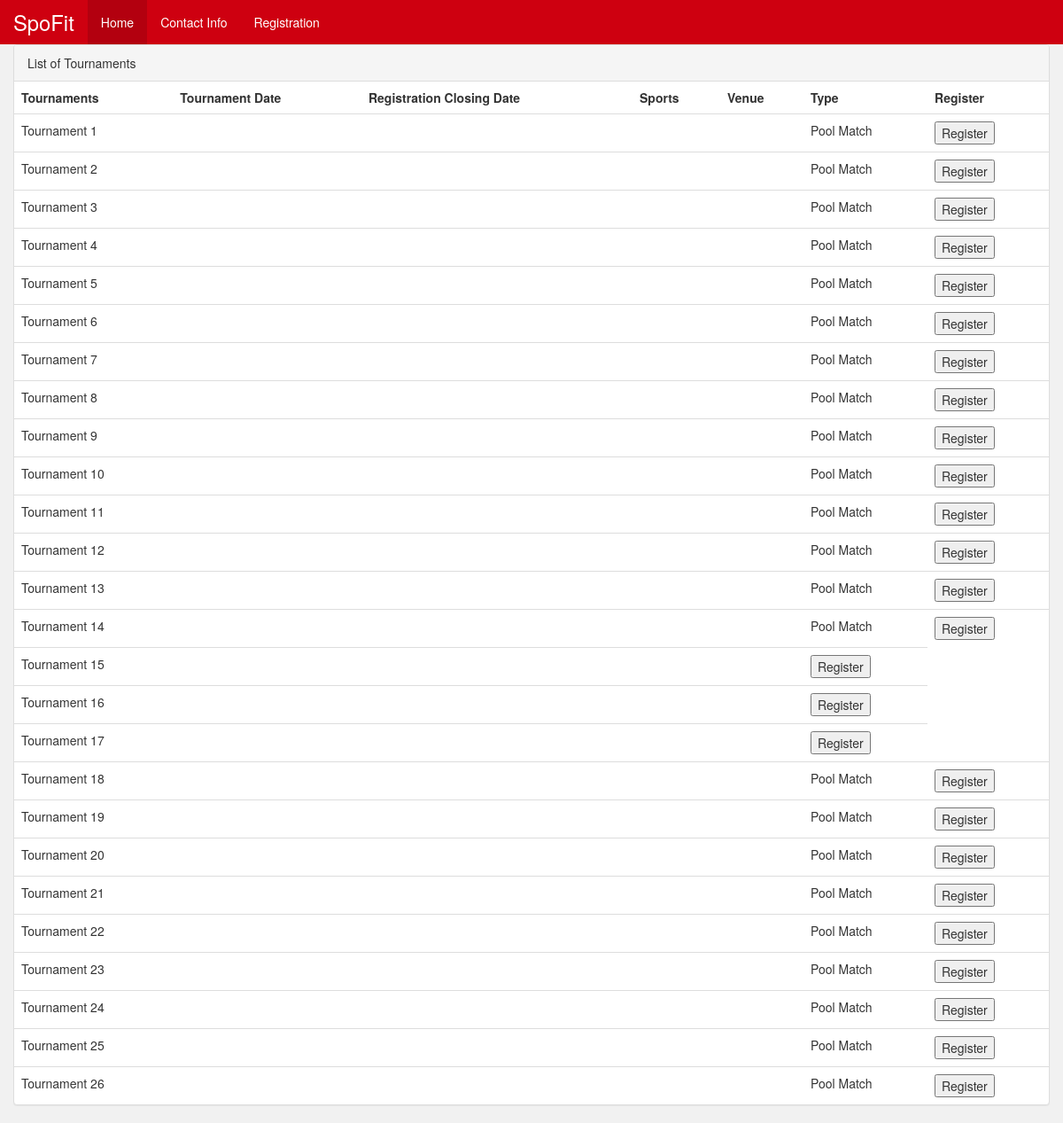
Page /view/ on the earlier database version.
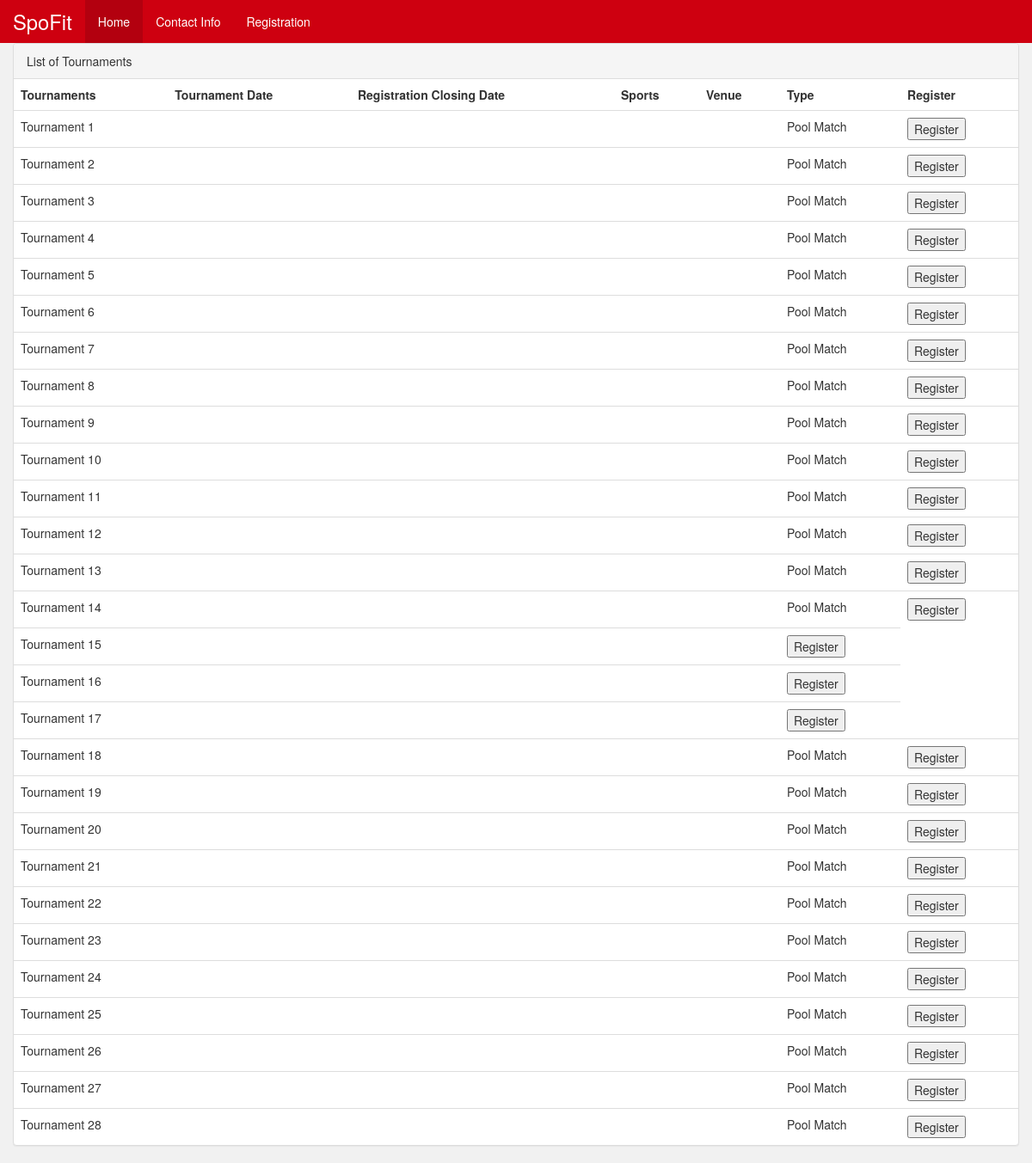
Same page on the later database version.
### home/models.py (models this page shows, shortened)
class Tournament(models.Model):
    login = models.ForeignKey(UserWrapper, on_delete=models.CASCADE)
    matches_per_day = models.PositiveIntegerField(validators=[MaxValueValidator(100)])
    number_of_team = models.IntegerField(validators=[MaxValueValidator(50)])
    number_of_pool = models.IntegerField(default=1)
    type = models.IntegerField()
    available_days = models.IntegerField()

### home/views.py (the view)
# urls.py: url(r'view/$', views.view_all_tournament, name='view_all_tournament'),
def view_all_tournament(request):
    return render(request, 'home/view_tournaments.html', {
        'all_tournaments': Tournament.objects.all()
    })

### home/templates/home/view_tournaments.html (shortened to what this page needs)
{% extends 'home/bootstrap.html' %}
{% block body %}
    {% load staticfiles %}
    <form action="{% url 'home:register_tournament' %}" method="POST">
        <div class="container-fluid main-form">
            {% if all_tournaments %}
                <div class="panel panel-default">
                    <div class="panel-heading">List of Tournaments</div>
                    <table class="table">
                        <th>Tournaments</th>
                        <th>Tournament Date</th>
                        <th>Registration Closing Date</th>
                        <th>Sports</th>
                        <th>Venue</th>
                        <th>Type</th>
                        <th>Register</th>
                        {% for tournament in all_tournaments %}
                            <tr data-toggle="modal" data-target="#mymodal" class="tournament"
                                style="cursor:pointer">
                                <td>Tournament {{ forloop.counter }}</td>
                                <td>{{ tournament.starting_date }}</td>
                                <td>{{ tournament.registration_ending }}</td>
                                <td>{{ tournament.sport }}</td>
                                <td>{{ tournament.venue }}</td>
                                {% if tournament.type == 0 %}
                                    <td>League Match</td>
                                {% elif tournament.type == 1 %}
                                    <td>Pool Match</td>
                                {% endif %}
                                <td>
                                    <BUTTON value="{{ tournament.id }}" type="submit" name="tournament_id">Register</BUTTON>
                                </td>
                            </tr>
                        {% endfor %}
                    </table>
                </div>
            {% endif %}
        </div>
    </form>
{% endblock body %}

Differences in the rows shown:
added Tournament: type "Pool Match", {{ tournament.id }} 34 (drawn)
added Tournament: type "Pool Match", {{ tournament.id }} 35 (drawn)
